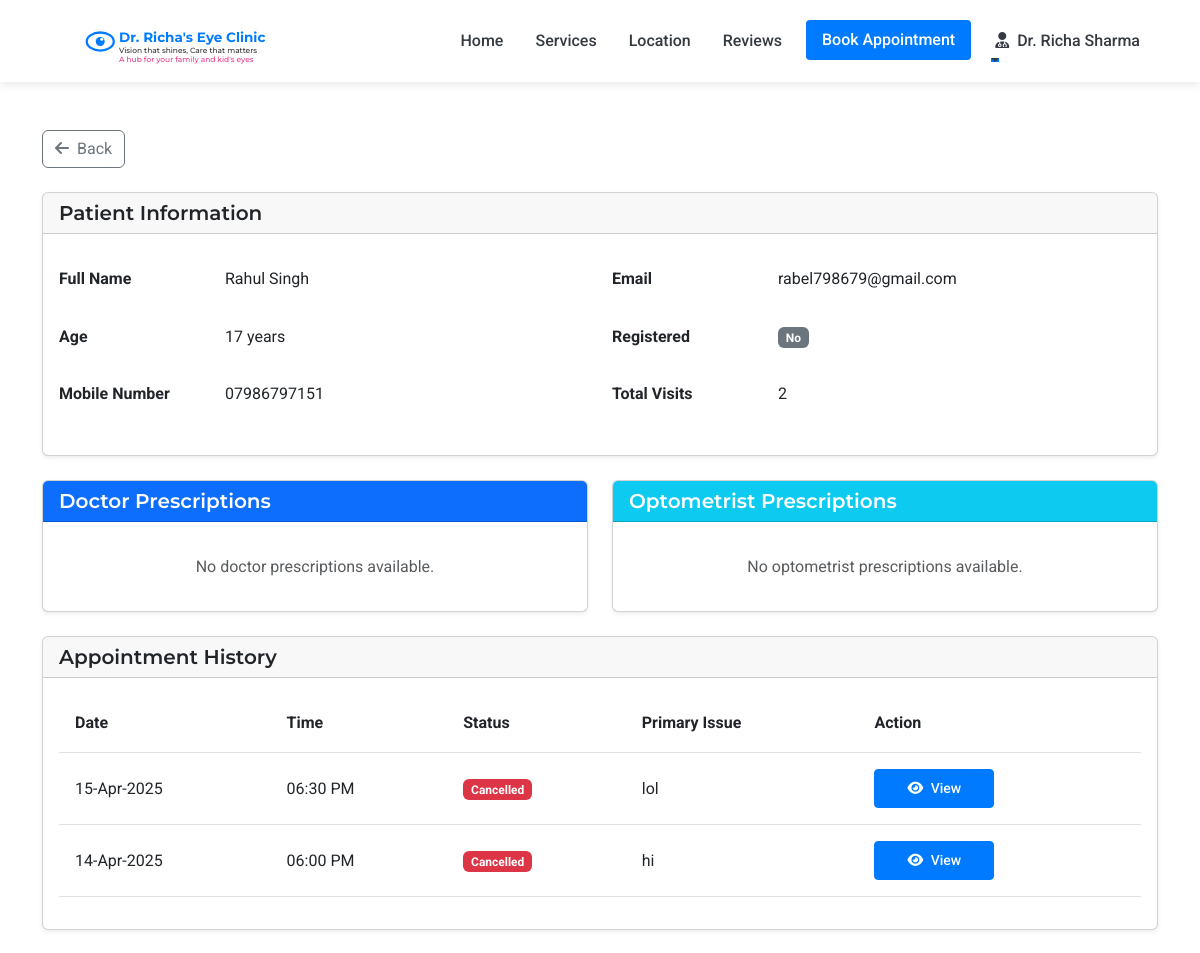
Page /admin/patient/1 (signed in, upper part) on the earlier database version.
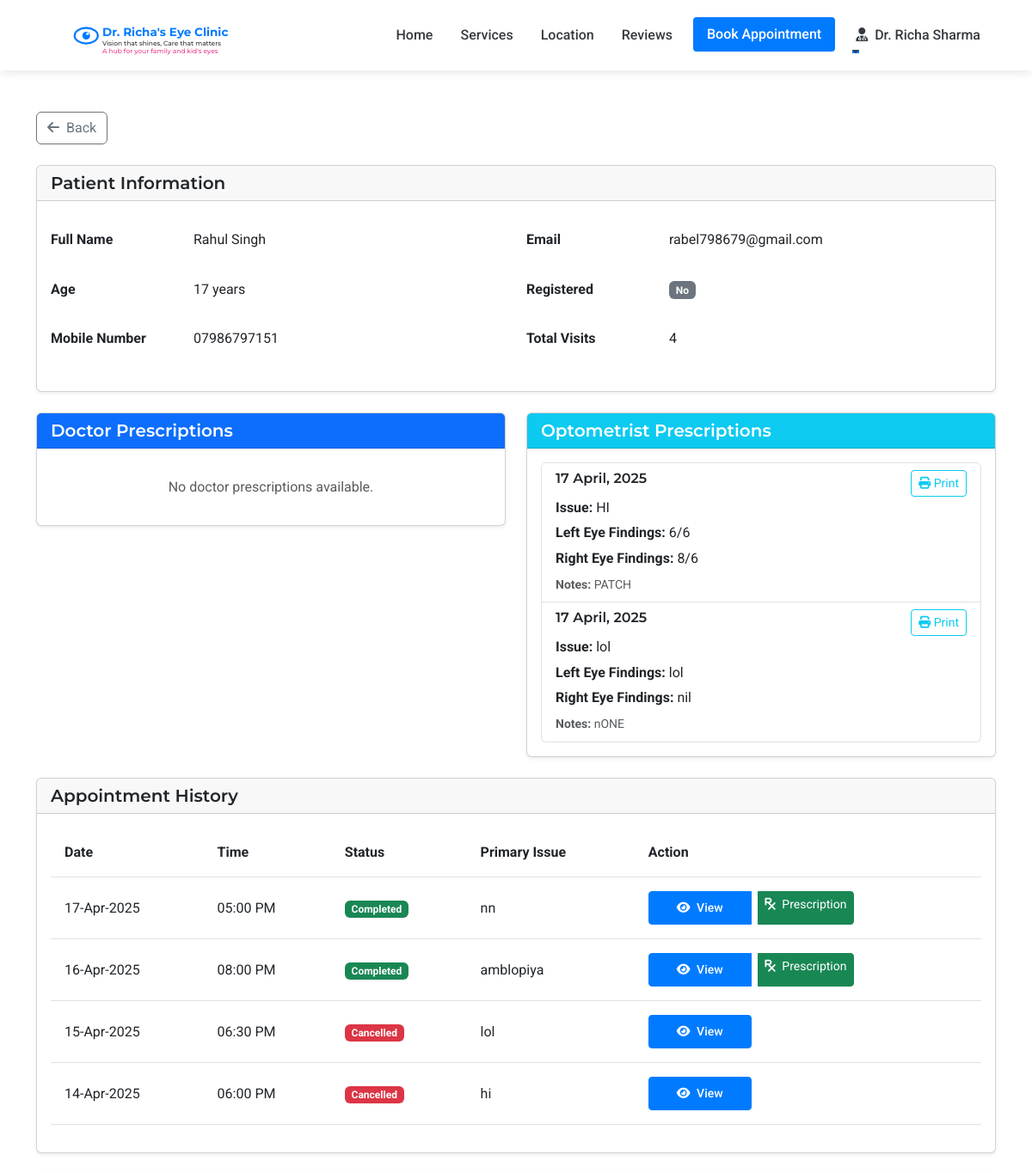
Same page on the later database version.
### models.py (models this page shows, shortened)
class Appointment(db.Model):
    id = db.Column(db.Integer, primary_key=True)
    patient_id = db.Column(db.Integer, db.ForeignKey('patient.id'), nullable=False)
    appointment_date = db.Column(db.Date, nullable=False)
    appointment_time = db.Column(db.Time, nullable=False)
    primary_issue = db.Column(db.Text, nullable=True)
    referral_info = db.Column(db.String(255), nullable=True)
    status = db.Column(db.String(20), default='scheduled')  # scheduled, completed, cancelled
    created_at = db.Column(db.DateTime, default=datetime.utcnow)
    consultation_fee = db.Column(db.Float, nullable=False, default=500.0)
    payment_status = db.Column(db.String(20), default='pending')  # pending, paid

class OptometristPrescription(db.Model):
    id = db.Column(db.Integer, primary_key=True)
    patient_id = db.Column(db.Integer, db.ForeignKey('patient.id'), nullable=False)
    assistant_id = db.Column(db.Integer, db.ForeignKey('assistant.id'), nullable=False)
    prescription_date = db.Column(db.DateTime, default=datetime.utcnow)
    vision_test = db.Column(db.Text, nullable=True)
    eye_power = db.Column(db.Text, nullable=True)
    recommendations = db.Column(db.Text, nullable=True)
    notes = db.Column(db.Text, nullable=True)
    created_at = db.Column(db.DateTime, default=datetime.utcnow)

### routes.py (the view)
@app.route('/admin/patient/<int:patient_id>')
@login_required
def admin_patient_view(patient_id):
    if not (isinstance(current_user, Admin) or isinstance(current_user, Assistant) or isinstance(current_user, Doctor)):
        flash('Access denied. Staff privileges required.', 'danger')
        return redirect(url_for('index'))
    if isinstance(current_user, Assistant):
        return_url = url_for('assistant_dashboard')
    elif isinstance(current_user, Doctor):
        return_url = url_for('admin_dashboard')
    else:
        return_url = url_for('admin_dashboard')
    patient = Patient.query.get_or_404(patient_id)
    appointments = Appointment.query.filter_by(patient_id=patient_id).order_by(desc(Appointment.appointment_date)).all()
    return render_template('admin/patient_view.html', patient=patient, appointments=appointments)

### app.py (called while the page is built)
@login_manager.user_loader
def load_user(user_id):
    from models import Doctor, Assistant, Admin, Patient
    try:
        if user_id.startswith('doctor_'):
            return Doctor.query.get(int(user_id.split('_')[1]))
        elif user_id.startswith('assistant_'):
            return Assistant.query.get(int(user_id.split('_')[1]))
        elif user_id.startswith('admin_'):
            return Admin.query.get(int(user_id.split('_')[1]))
        else:
            return Patient.query.get(int(user_id))
    except (ValueError, AttributeError):
        return None

### routes.py (called while the page is built)
@app.context_processor
def inject_now():
    return {'now': datetime.now()}

### templates/admin/patient_view.html (shortened to what the changed rows need)
{% extends 'layout.html' %}
{% block content %}
<div class="container py-5">
    <div class="row">
        <div class="col-lg-12">
            <div class="card shadow-sm mb-4">
                <div class="card-body">
                    <div class="row">
                        <div class="col-md-6">
                            <table class="table table-borderless">
                                <tr>
                                    <th class="ps-0" style="width: 150px;">Full Name</th>
                                </tr>
                                <tr>
                                    <th class="ps-0">Age</th>
                                </tr>
                                <tr>
                                    <th class="ps-0">Mobile Number</th>
                                </tr>
                            </table>
                        </div>
                        <div class="col-md-6">
                            <table class="table table-borderless">
                                <tr>
                                    <th class="ps-0" style="width: 150px;">Email</th>
                                </tr>
                                <tr>
                                    <th class="ps-0">Registered</th>
                                </tr>
                                <tr>
                                    <th class="ps-0">Total Visits</th>
                                    <td>{{ patient.appointments|length }}</td>
                                </tr>
                            </table>
                        </div>
                    </div>
                </div>
            </div>
            <div class="row">
                <div class="col-md-6 mb-4">
                    <div class="card shadow-sm">
                        <div class="card-body">
                            {% if patient.optometrist_prescriptions %}
                                <div class="list-group">
                                    {% for prescription in patient.optometrist_prescriptions|sort(attribute='prescription_date', reverse=true) %}
                                    <div class="list-group-item">
                                        <div class="d-flex w-100 justify-content-between">
                                            <h6 class="mb-1">{{ prescription.prescription_date.strftime('%d %B, %Y') }}</h6>
                                            <a href="{{ url_for('print_prescription', type='optometrist', prescription_id=prescription.id) }}"
                                               class="btn btn-sm btn-outline-info" target="_blank">
                                                <i class="fas fa-print"></i> Print
                                            </a>
                                        </div>
                                        <p class="mb-1"><strong>Issue:</strong> {{ prescription.vision_test }}</p>
                                        <p class="mb-1"><strong>Left Eye Findings:</strong> {{ prescription.eye_power }}</p>
                                        <p class="mb-1"><strong>Right Eye Findings:</strong> {{ prescription.recommendations }}</p>
                                        <small class="text-muted"><strong>Notes:</strong> {{ prescription.notes }}</small>
                                    </div>
                                    {% endfor %}
                                </div>
                            {% else %}
                                <p class="text-muted text-center my-3">No optometrist prescriptions available.</p>
                            {% endif %}
                        </div>
                    </div>
                </div>
            </div>
            <div class="card shadow-sm mb-4">
                <div class="card-body">
                    {% if patient.appointments %}
                        <div class="table-responsive">
                            <table class="table table-hover">
                                <thead>
                                    <tr>
                                        <th>Date</th>
                                        <th>Time</th>
                                        <th>Status</th>
                                        <th>Primary Issue</th>
                                        <th>Action</th>
                                    </tr>
                                </thead>
                                <tbody>
                                    {% for appointment in patient.appointments|sort(attribute='appointment_date', reverse=true) %}
                                        <tr>
                                            <td>{{ appointment.appointment_date.strftime('%d-%b-%Y') }}</td>
                                            <td>{{ appointment.appointment_time.strftime('%I:%M %p') }}</td>
                                            <td>
                                                {% if appointment.status == 'scheduled' %}
                                                    <span class="badge bg-info">Scheduled</span>
                                                {% elif appointment.status == 'completed' %}
                                                    <span class="badge bg-success">Completed</span>
                                                {% elif appointment.status == 'cancelled' %}
                                                    <span class="badge bg-danger">Cancelled</span>
                                                {% endif %}
                                            </td>
                                            <td>{{ appointment.primary_issue or 'Not specified' }}</td>
                                            <td>
                                                <div class="btn-group" role="group">
                                                    <a href="{{ url_for('admin_appointment_view', appointment_id=appointment.id) }}" class="btn btn-sm btn-primary me-2">
                                                        <i class="fas fa-eye me-1"></i> View
                                                    </a>
                                                    {% if appointment.status == 'completed' %}
                                                    <a href="{{ url_for('admin_add_prescription', appointment_id=appointment.id) }}" class="btn btn-sm btn-success">
                                                        <i class="fas fa-prescription me-1"></i> Prescription
                                                    </a>
                                                    {% endif %}
                                                </div>
                                            </td>
                                        </tr>
                                    {% endfor %}
                                </tbody>
                            </table>
                        </div>
                    {% else %}
                        <p class="text-muted text-center my-3">No appointment history for this patient.</p>
                    {% endif %}
                </div>
            </div>
                    {% set has_records = false %}
                    {% for appointment in patient.appointments %}
                        {% if appointment.medical_record %}
                            {% set has_records = true %}
                        {% endif %}
                    {% endfor %}
        </div>
    </div>
</div>
{% endblock %}

Differences in the rows shown:
added OptometristPrescription: prescription_date "17 April, 2025", vision_test "HI", eye_power "6/6", recommendations "8/6", notes "PATCH"
added OptometristPrescription: prescription_date "17 April, 2025", vision_test "lol", eye_power "lol", recommendations "nil", notes "nONE"
added Appointment: appointment_date "17-Apr-2025", appointment_time "05:00 PM", status "Completed", primary_issue "nn"
added Appointment: appointment_date "16-Apr-2025", appointment_time "08:00 PM", status "Completed", primary_issue "amblopiya"
Other differences:
{{ patient.appointments|length }}: "2" → "4"
text no longer shown: "No optometrist prescriptions available."
